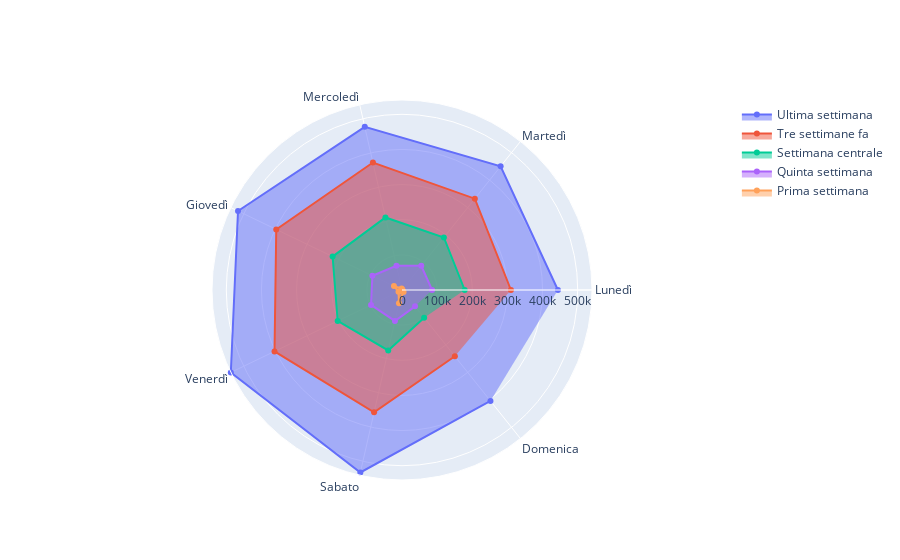

The code cell stored with this chart in its notebook:
### Code cell
categories = ['Lunedì', 'Martedì', 'Mercoledì', 'Giovedì', 'Venerdì', 'Sabato','Domenica']

fig = go.Figure()

fig.add_trace(go.Scatterpolar(
      r=ultima_sett_df['Somministrazioni'].values.tolist(),
      theta=categories,
      fill='toself',
      name='Ultima settimana'
))

fig.add_trace(go.Scatterpolar(
    r =infra_sett_df['Somministrazioni'].values.tolist(),
    theta=categories,
    fill='toself',
    name='Tre settimane fa'

))

fig.add_trace(go.Scatterpolar(
      r=mezz_sett_df['Somministrazioni'].values.tolist(),
      theta=categories,
      fill='toself',
      name='Settimana centrale'
))

fig.add_trace(go.Scatterpolar(
    r =mese_sett_df['Somministrazioni'].values.tolist(),
    theta=categories,
    fill='toself',
    name='Quinta settimana'

))


fig.add_trace(go.Scatterpolar(
    r =prima_sett_df['Somministrazioni'].values.tolist(),
    theta=categories,
    fill='toself',
    name='Prima settimana'

))

fig.update_layout(
  polar=dict(
    radialaxis=dict(
      visible=True,
      range=[0, daily_andam.max()]
    )),
  showlegend=True
)
fig.show()

### Figure 1 — Plotly figure (JSON) as saved in the notebook; plotly's stock layout.template omitted (floating-point values rounded to 4 significant figures)
{"data": [{"fill": "toself", "name": "Ultima settimana", "r": [443698, 450055, 476227, 517954, 540673, 532606, 403799], "theta": ["Lunedì", "Martedì", "Mercoledì", "Giovedì", "Venerdì", "Sabato", "Domenica"], "type": "scatterpolar"}, {"fill": "toself", "name": "Tre settimane fa", "r": [310031, 332417, 372051, 397137, 402647, 357064, 241247], "theta": ["Lunedì", "Martedì", "Mercoledì", "Giovedì", "Venerdì", "Sabato", "Domenica"], "type": "scatterpolar"}, {"fill": "toself", "name": "Settimana centrale", "r": [178397, 191153, 211794, 219145, 203195, 176382, 101087], "theta": ["Lunedì", "Martedì", "Mercoledì", "Giovedì", "Venerdì", "Sabato", "Domenica"], "type": "scatterpolar"}, {"fill": "toself", "name": "Quinta settimana", "r": [85601, 87882, 70866, 93549, 97887, 90310, 59571], "theta": ["Lunedì", "Martedì", "Mercoledì", "Giovedì", "Venerdì", "Sabato", "Domenica"], "type": "scatterpolar"}, {"fill": "toself", "name": "Prima settimana", "r": [1426, 1009, 4728, 25483, 11061, 38525, 7179], "theta": ["Lunedì", "Martedì", "Mercoledì", "Giovedì", "Venerdì", "Sabato", "Domenica"], "type": "scatterpolar"}], "layout": {"polar": {"radialaxis": {"range": [0, 540673], "visible": true}}, "showlegend": true}}
